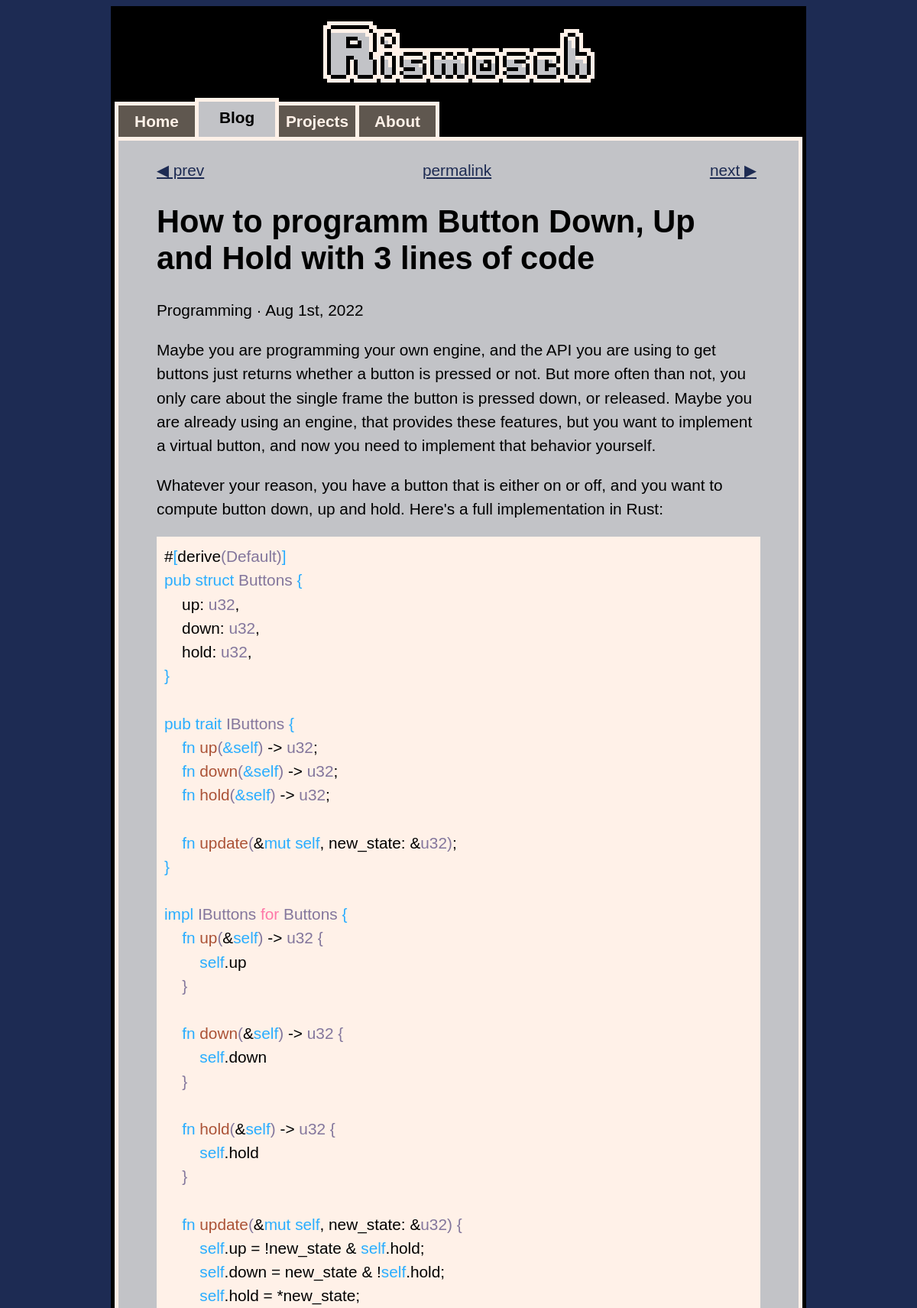
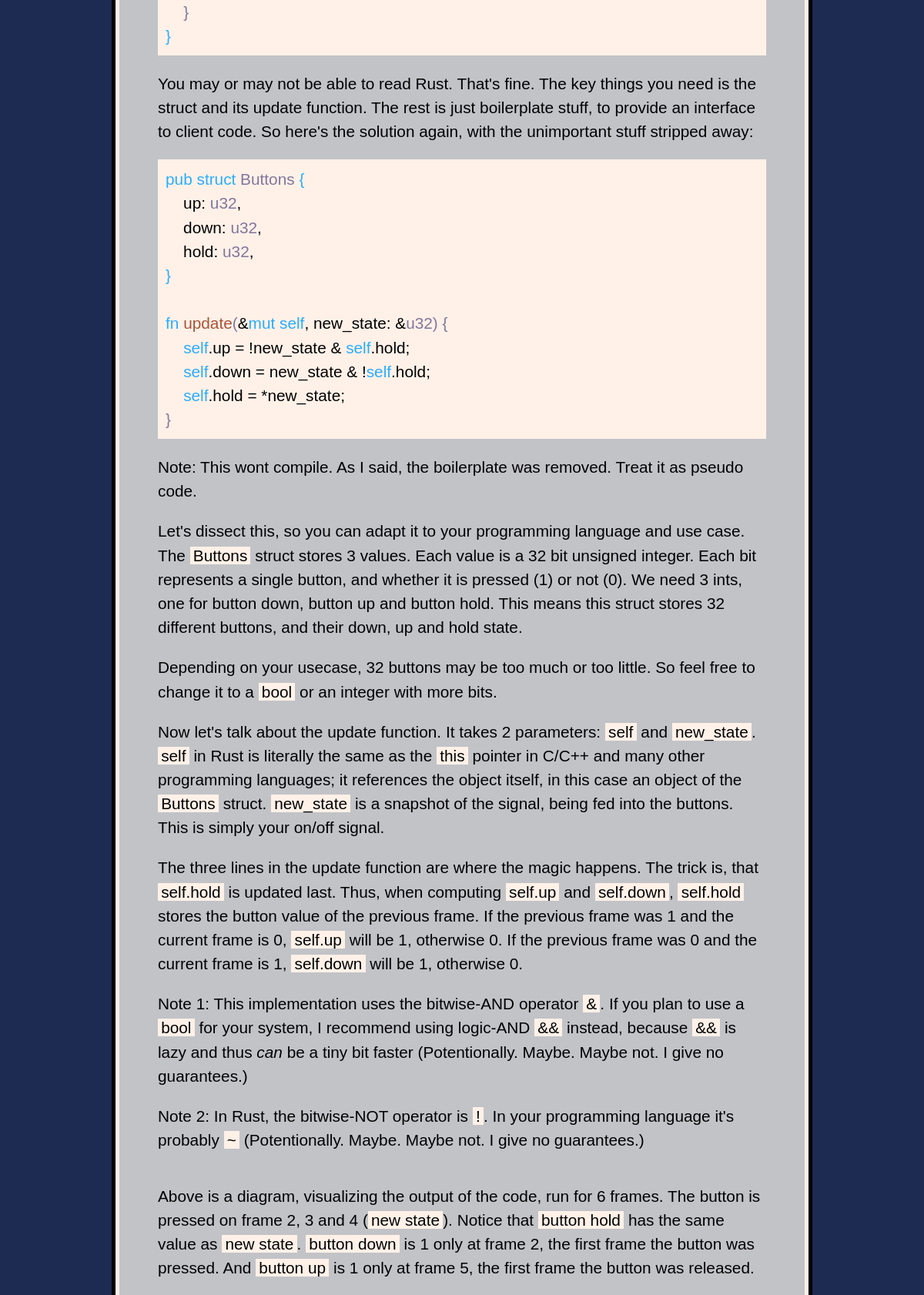
Screenshot of /website/article.php?id=button-down-up-and-hold (upper part) with the database file from the repository (2 pictures, top to bottom).
### tables this page shows
CREATE TABLE `Articles` (
  `id` varchar(256) NOT NULL,
  `type_id` int(11) NOT NULL DEFAULT '0',
  `category_id` int(11) NOT NULL DEFAULT '0',
  `title` varchar(256) NOT NULL,
  `timestamp` timestamp NOT NULL DEFAULT CURRENT_TIMESTAMP,
  `link` varchar(256) DEFAULT NULL,
  `thumbnail_path` varchar(256) DEFAULT NULL,
  `description` varchar(256) NOT NULL,
  `keywords` varchar(256) NOT NULL
);

CREATE TABLE `Article_Categories` (
  `id` int(11) NOT NULL,
  `name` varchar(64) NOT NULL
);

### website/php/articles_database.php (called while the page is built, shortened)
<?php
function GetNextPreviousSql($nextPreviousTimestamp, $orderBy)
{
	return "
	SELECT
		Articles.id AS id,
		Article_Types.name AS type,
		Article_Categories.name AS category,
		Articles.title AS title,
		Articles.timestamp AS timestamp,
		Articles.link AS link,
		Articles.thumbnail_path AS thumbnail_path
	FROM
		Articles,
		Article_Categories,
		Article_Types
	WHERE
		Articles.category_id = Article_Categories.id AND
		Articles.type_id = Article_Types.id AND
		Articles.link IS NULL AND
		Articles.timestamp {$nextPreviousTimestamp}
	ORDER BY
		Articles.timestamp {$orderBy}
	LIMIT
		0,
		1
	";
}
function GetThumbnailPath($articleData)
{
	if(isset($articleData))
	{
		$thumbnail_path = $articleData['thumbnail_path'];
		if(is_null($thumbnail_path))
		{
			$thumbnail_path = "articles/{$articleData['id']}/thumbnail.webp";
		}
	}
	else
		$thumbnail_path = "assets/thumbnails/default.webp";
	return $thumbnail_path;
}
function GetArticleData($dbConn, $articleId)
{
	$sqlArticleData ="
	SELECT
		Articles.id AS id,
		Articles.type_id AS type_id,
		Article_Types.name AS type,
		Articles.category_id AS category_id,
		Article_Categories.name AS category,
		Articles.title AS title,
		Articles.timestamp AS timestamp,
		Articles.link AS link,
		Articles.thumbnail_path AS thumbnail_path,
		Articles.description AS description,
		Articles.keywords AS keywords
	FROM
		Articles,
		Article_Categories,
		Article_Types
	WHERE
		Articles.category_id = Article_Categories.id AND
		Articles.type_id = Article_Types.id AND
		Articles.id = '{$articleId}'
	";
	$result = mysqli_query($dbConn, $sqlArticleData);
	$numRows = mysqli_num_rows($result);
	if($numRows > 0)
	{
		return mysqli_fetch_assoc($result);
	}
	return NULL;
}
?>

### website/article.php (the view, shortened to what this page needs)
<?php
include 'php/articles_database.php';
include 'php/util.php';
if(isset($_GET["id"]))
{
	$safe_characters = 'abcdefghijklmnopqrstuvwxyz-0123456789';
	$id_is_safe = true;
	$unsafe_article_id = $_GET["id"];
	$unsafe_article_id_chars = str_split($unsafe_article_id);
	foreach($unsafe_article_id_chars as $unsafe_article_id_char)
	{
		if(strpos($safe_characters, $unsafe_article_id_char) !== false)
			continue;
		$id_is_safe = false;
		break;
	}
	if($id_is_safe)
		$article_id = $unsafe_article_id;
	else
		$article_id = "error";
}
else
	$article_id = "error";
	$fileToLoad = 'page_0';
$dbConn = mysqli_connect($dbHost, $dbSelectUsername, $dbSelectPassword, $dbName);
$title = ":(";
if($dbConn){
	$articleData = GetArticleData($dbConn, $article_id);
	if(!is_null($articleData))
	{
		$title = $articleData['title'];
	}
	else
	{
		$title = ':(';
	}
}
?>
</head>
<body>
	<div class="background">
		<div class="content" id="content">
			<?php
				$content = "articles/{$article_id}/{$fileToLoad}.php";
				if(file_exists($content))
				{
					if(isset($articleData))
					{
						if($dbConn)
						{
							$sqlNext = GetNextPreviousSql("> '{$articleData['timestamp']}'","ASC");
							$sqlPrevious = GetNextPreviousSql("< '{$articleData['timestamp']}'","DESC");
							$result = mysqli_query($dbConn,$sqlNext);
							$numRows = mysqli_num_rows($result);
							if($numRows > 0)
							{
								$row = mysqli_fetch_assoc($result);
								$timestamp = strtotime($row['timestamp']);
								$newTimestampFormat = date('M jS, Y',$timestamp);
								if(!is_null($row['link']))
									$link = $row['link'];
								else
									$link = "https://www.rismosch.com/article?id={$row['id']}";
								$nextArticleData = array(
									'id' => $row['id'],
									'type' => $row['type'],
									'category' => $row['category'],
									'title' => $row['title'],
									'timestamp' => $newTimestampFormat,
									'link' => $link,
									'thumbnail_path' => GetThumbnailPath($row),
								);
							}
							$result = mysqli_query($dbConn,$sqlPrevious);
							$numRows = mysqli_num_rows($result);
							if($numRows > 0)
							{
								$row = mysqli_fetch_assoc($result);
								$timestamp = strtotime($row['timestamp']);
								$newTimestampFormat = date('M jS, Y',$timestamp);
								if(!is_null($row['link']))
									$link = $row['link'];
								else
									$link = "https://www.rismosch.com/article?id={$row['id']}";
								$prevArticleData = array(
									'id' => $row['id'],
									'type' => $row['type'],
									'category' => $row['category'],
									'title' => $row['title'],
									'timestamp' => $newTimestampFormat,
									'link' => $link,
									'thumbnail_path' => GetThumbnailPath($row),
								);
							}
						}
						$timestamp = strtotime($articleData['timestamp']);
						$newTimestampFormat = date('M jS, Y',$timestamp);
						echo "<p style=\"text-align: center; margin-top: 13px;\">";
						echo "<span style=\"float: left; text-align: left;\">";
						if(isset($prevArticleData))
							echo "<a title=\"{$prevArticleData['title']}\" href=\"{$prevArticleData['link']}\">";
						else
							echo "<span class=\"unselectable\" style=\"color:var(--pico-8-light-grey)\">";
						echo "&#9664; prev";
						if(isset($prevArticleData))
							echo "</a>";
						else
							echo "</span>";
						echo "</span>";
						echo "<span style=\"color: var(--pico-8-blue); display: none;\" id=\"permalink_header\"><span onclick=\"CopyPermalink(event)\" style=\"cursor: pointer; text-decoration: underline;\">permalink</span></span>";
						echo "<span style=\"float: right; text-align: right;\">";
						if(isset($nextArticleData))
							echo "<a title=\"{$nextArticleData['title']}\" href=\"{$nextArticleData['link']}\" style=\"margin-right: 5px;\">";
						else
							echo "<span class=\"unselectable\" style=\"color:var(--pico-8-light-grey)\">";
						echo "next &#9654;";
						if(isset($nextArticleData))
							echo "</a>";
						else
							echo "</span>";
						echo "</span></p>";
						echo "<noscript><br></noscript><h1>{$title}</h1><p>{$articleData['category']} &#183; {$newTimestampFormat}</p>";
					}
				}
				else
				{
					echo "<h1>{$title}</h1><p>Could not find the article you were looking for</p>";
					$article_id = "error";
				}
			?>
		</div>
	</div>
</body>
</html>

### website/css/main_dev.css (style rules this page uses)
:root { --pico-8-black: #000000; --pico-8-blue: #1d2b53; --pico-8-purple: #7e2553; --pico-8-green: #008751; --pico-8-brown: #ab5236; --pico-8-dark-grey: #5f574f; --pico-8-light-grey: #c2c3c7; --pico-8-white: #fff1e8; --pico-8-red: #ff004d; --pico-8-orange: #ffa300; --pico-8-yellow: #ffec27; --pico-8-lime: #00e436; --pico-8-cyan: #29adff; --pico-8-washed-grey: #83769c; --pico-8-pink: #ff77a8; --pico-8-flesh: #ffccaa; }
html { overflow-y: scroll; }
body { background-color: var(--pico-8-blue); font-family: Arial, sans-serif; -webkit-text-size-adjust: none; -moz-text-size-adjust: none; -ms-text-size-adjust: none; text-size-adjust: none; }
p, li { line-height: 1.5em; }
a:link { color: var(--pico-8-blue); }
div.background { margin: auto; padding: 5px; background-color: var(--pico-8-black); }
div.content { width: auto; background-color: var(--pico-8-light-grey); border-style: solid; border-color: var(--pico-8-white); border-width: 5px; }
@media only screen and (min-width:946px) { div.background { width: 900px; } }
@media only screen and (min-width: 481px) { html { font-size: 1.3em; } }
@media only screen and (min-width: 481px) { div.content { padding-top: 10px; padding-left: 50px; padding-right: 50px; padding-bottom: 20px; } }

### rows the page displays
articles: title "How to programm Button Down, Up and Hold with 3 lines of code", category.name "Programming", timestamp "Aug 1st, 2022"
